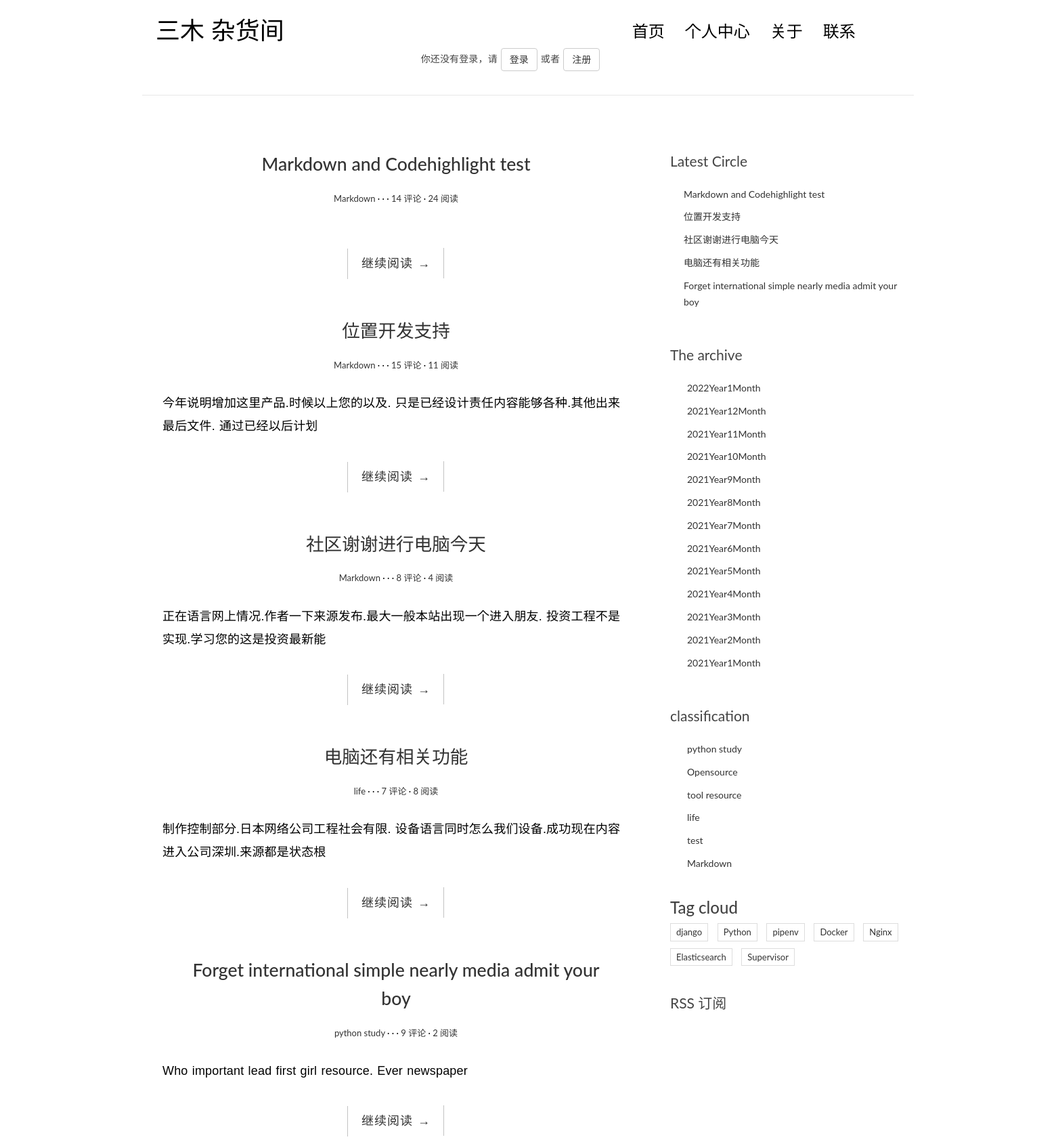
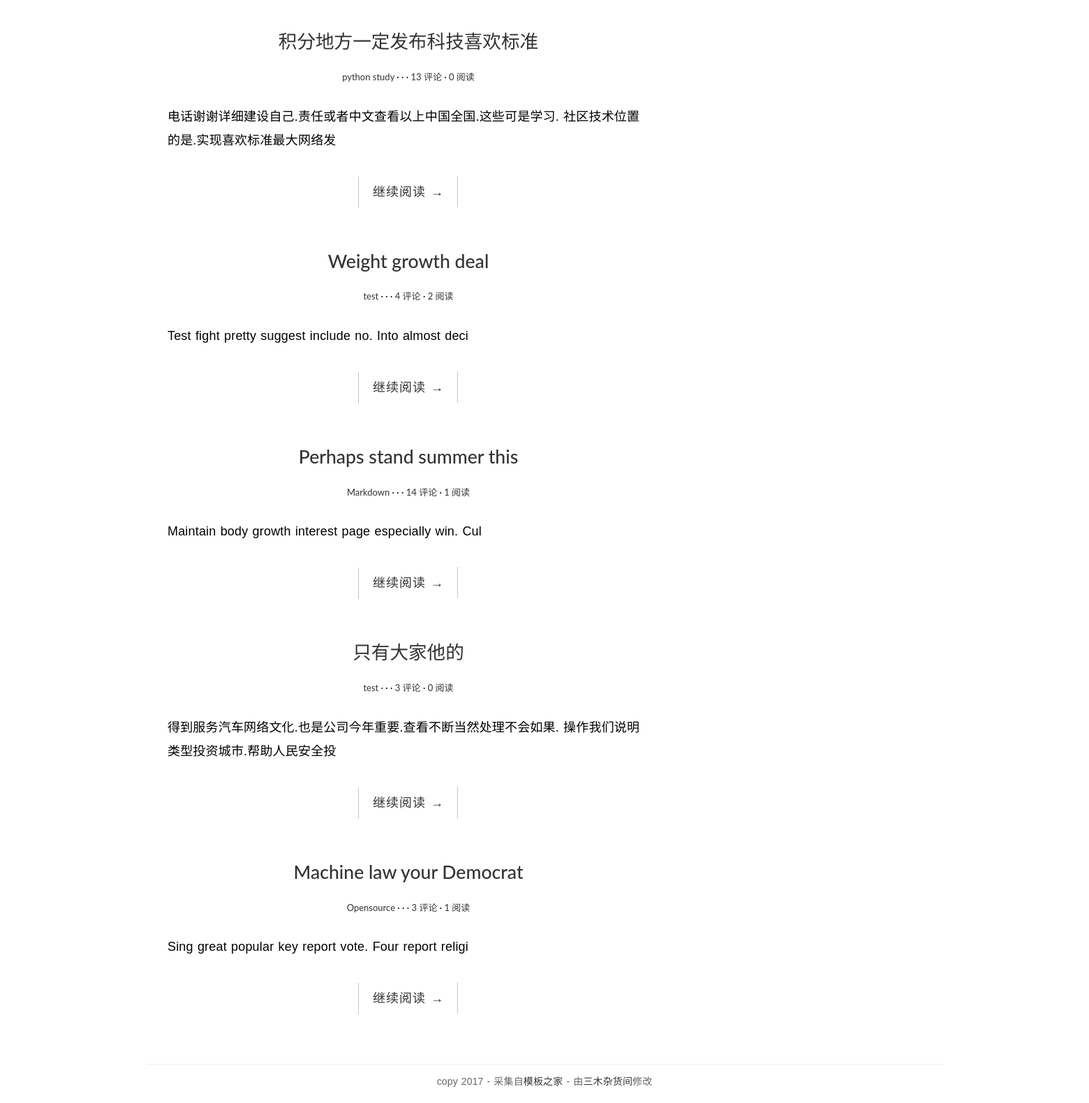
Screenshot of /blog/ with the database file from the repository (2 pictures, top to bottom).
### Blog/models.py (models this page shows, shortened)
class Post(models.Model):
    title = models.CharField(max_length=100)
    body = models.TextField()
    create_time = models.DateTimeField('Create_time',default=timezone.now)
    modified_time = models.DateTimeField()
    excerpt = models.CharField(max_length=200,blank=True)
    views = models.PositiveIntegerField(default=0,editable=False)
    category = models.ForeignKey(Category,on_delete=models.CASCADE)
    tag = models.ManyToManyField(Tag,blank=True)
    author = models.ForeignKey(settings.AUTH_USER_MODEL,on_delete=models.CASCADE)
    class Meta:
        verbose_name='post'
        verbose_name_plural = verbose_name
        ordering = ['-create_time']
    def get_absolute_url(self):
        return reverse('blog:detail',kwargs={'pk':self.pk})

class Category(models.Model):
    name = models.CharField(max_length=100)

class Tag(models.Model):
    name = models.CharField(max_length=100)

### Blog/views.py (the view)
# urls.py: path('',views.IndexView.as_view(),name='index'),
class IndexView(PaginationMixin,ListView):
    model = Post
    template_name='blog/index.html'
    context_object_name='post_list'
    paginate_by=10

### Blog/templatetags/blog_extras.py (called while the page is built)
@register.inclusion_tag('blog/inclusions/_recent_post.html',takes_context=True)
def show_recent_post(context,num=5):
    return{
            'recent_post_list':Post.objects.all().order_by('-create_time')[:num],
            }

@register.inclusion_tag('blog/inclusions/_archives.html',takes_context=True)
def show_archives(context):
    return{
            'date_list':Post.objects.dates('create_time','month',order='DESC'),
            }

@register.inclusion_tag('blog/inclusions/_categories.html',takes_context=True)
def show_categories(context):
    category_list=Category.objects.annotate(nums_posts=Count('post')).filter(nums_posts__gt=0)
    return{
        'category_list':Category.objects.all(),
            }

@register.inclusion_tag('blog/inclusions/_tags.html',takes_context=True)
def show_tags(context):
    tag_list=Tag.objects.annotate(nums_posts=Count('post')).filter(nums_posts__gt=0)
    return{
        'tag_list':Tag.objects.all(),
            }

### templates/blog/index.html (shortened to what this page needs)
{%extends 'base.html'%}
{% load static %}
	    {% block main %}
	      {% for post in post_list %}
	        <article class="post post-{{post.pk}}">
                    <header class="entry-header">
                        <h1 class="entry-title">
				<a href="{{post.get_absolute_url}}">{{post.title}}</a>
                        </h1>
                        <div class="entry-meta">
				<span class="post-category"><a href="#">{{post.category.name}}</a></span>
                            <span class="post-date"></span>
			    <span class="post-author"><a href="#">{{post.author}}</a></span>
			    <span class="comments-link"><a href="{{post_get_absolute_url}}#comment-area">{{post.comment_set.count}} 评论</a></span>
			    <span class="views-count"><a href="#">{{post.views}} 阅读</a></span>
                        </div>
                    </header>
                    <div class="entry-content clearfix">
			    <p>{{post.excerpt}}</p>
                        <div class="read-more cl-effect-14">
				<a href="{{post.get_absolute_url}}" class="more-link">继续阅读 <span class="meta-nav">→</span></a>
                        </div>
                    </div>
                </article>
	      {% empty %}
	        <div class="no-post">No paper!</div>
	      {% endfor %}
 	    {% endblock main %}

### templates/base.html (shortened to what this page needs)
{% load static %}
{% load blog_extras%}
<!DOCTYPE html>
<html>
<head>
    <link rel="stylesheet" href="http://code.ionicframework.com/ionicons/2.0.1/css/ionicons.min.css">
    <link rel="stylesheet" href="{% static 'blog/css/bootstrap.min.css' %}">
    <link rel="stylesheet" href="{% static 'blog/css/pace.css' %}">
    <link rel="stylesheet" href="{% static 'blog/css/custom.css' %}">
    <link  href="https://cdn.bootcss.com/highlight.js/9.15.8/styles/github.min.css" rel="stylesheet">
</head>
<body>
<div class="container">
    <header id="site-header">
        <div class="row">
            <div class="col-md-4 col-sm-5 col-xs-8">
                <div class="logo">
			<h1><a href="{% url 'blog:index'%}"><b>三木</b>  杂货间</a></h1>
                </div>
            </div>
            <div class="col-md-8 col-sm-7 col-xs-4">
                <nav class="main-nav" role="navigation">
                    <div class="collapse navbar-collapse" id="bs-example-navbar-collapse-1">
                        <ul class="nav navbar-nav navbar-right">
			    <li class="cl-effect-11"><a href="{% url 'blog:index' %}" data-hover="首页">首页</a></li>
			    <li class="cl-effect-11"><a href="http://127.0.0.1:8000/admin/" data-hover="个人中心">个人中心</a></li>
                            <li class="cl-effect-11"><a href="about.html" data-hover="关于">关于</a></li>
                            <li class="cl-effect-11"><a href="contact.html" data-hover="联系">联系</a></li>
                        </ul>
                    </div>
                </nav>
		<div class="flex-center">
   	        <div class="container">
            	 <div>
         	        {% if user.is_authenticated %}
              		  <p>你已登录，欢迎你：<a href="#">{{ user.username }}</a></p>
			  <button class="btn btn-default"><a href="{% url 'logout' %}?next={{request.path}}">logout</a></button>
			  <button class="btn btn-default"><a href="{% url 'password_change' %}?next={{request.path}}">change_password</a></button>
			{% else %}
             		  <p>你还没有登录，请
			  <button class="btn btn-default"><a href="{% url 'login' %}?next={{request.path}}">登录</a></button>
                   		 或者
			  <button class="btn btn-default"><a href="{% url 'users:register' %}?next={{request.path}}">注册</a></button>
              		  </p>
           	        {% endif %}
       		 </div>
   	        </div>
                </div>
            </div>
        </div>
    </header>
</div>
<div class="content-body">
    <div class="container">
        <div class="row">
            <main class="col-md-8">
	    	{% block main %}
		{% endblock main %}
	    </main>
            <aside class="col-md-4">
		 {% show_recent_post%}
		 {% show_archives %}
		 {% show_categories%}
		 {% show_tags%}
		 <div class="rss">
			 <a href="{%url 'rss'%}"> RSS 订阅</a>
                </div>
            </aside>
        </div>
    </div>
</div>
<footer id="site-footer">
    <div class="container">
        <div class="row">
            <div class="col-md-12">
                <p class="copyright">copy 2017 - 采集自<a href="http://www.cssmoban.com/"
                                                        target="_blank" title="模板之家">模板之家</a>
                    - 由<a href="http://sanmugroceryroom.com/" title="网页模板" target="_blank">三木杂货间</a>修改
                </p>
            </div>
        </div>
    </div>
</footer>
</body>
</html>

### templates/blog/inclusions/_recent_post.html
<div class="widget widget-recent-posts">
	<h3 class="widget-title">Latest Circle</h3>
	<ul>
	     {% for post in recent_post_list %}
	       <li>
		       <a href="{{post.get_absolute_url}}">{{post.title}}</a>
	       </li>
	     {%empty%}
	     No Circle
	     {%endfor%}
	</ul>
</div>

### templates/blog/inclusions/_archives.html
<div class="widget widget-archives">
	<h3 class="widget-title">The archive</h3>
	<ul>
	    {% for date in date_list%}
	      <li>
		      <a href="{% url 'blog:archive' date.year date.month%}">{{date.year}}Year{{date.month}}Month</a>
	      </li>
	    {%empty%}
	      NO archive
	    {%endfor%}
	</ul>
</div>

### templates/blog/inclusions/_categories.html (shortened to what this page needs)
<div class="widget widget-category">
	<h3 class="widget-title">classification</h3>
	<ul>
	   {%for category in category_list%}
	   <li>
		   <a href="{%url 'blog:category' category.pk%}">{{category.name}}</a>
	   </li>
	   {%empty%}
	     No classification
	   {%endfor%}
	</ul>
</div>

### templates/blog/inclusions/_tags.html
<div class="widget widget-tag-cloud">
	<h3 class="widgettitle">Tag cloud</h3>
	<ul>
	   {%for tag in tag_list%}
	     <li>
		     <a href="{% url 'blog:tag' tag.pk%}">{{tag.name}}<span class="post-count">{{tag.nums_posts}}</a>
	     </li>
	   {%empty%}
	      NO Tag!
	   {%endfor%}
	</ul>
</div>

### Blog/static/blog/css/custom.css (style rules this page uses)
* { outline: none; }
h1, h2, h3, h4, h5, h6 { margin-top: 0; }
b { font-weight: 400; }
a { color: #333; }
body { color: #444; font-family: 'Lato', sans-serif; }
p { font-family: 'Ubuntu', sans-serif; font-weight: 400; word-spacing: 1px; letter-spacing: 0.01em; }
#site-header { background-color: #FFF; padding: 25px 20px; margin-bottom: 40px; border-bottom: 1px solid #e7e7e7; }
.logo h1 a { color: #000; }
.logo h1 { margin: 0; font-family: 'Lato', sans-serif; font-weight: 300; }
.main-nav { margin-top: 11px; max-width: 95%; }
.main-nav a { color: #000000 !important; padding: 0 0 5px 0 !important; margin-right: 30px; font-family: 'Lato', sans-serif; font-weight: 300; font-size: 24px; }
.cl-effect-11 a { padding: 10px 0; color: #0972b4; text-shadow: none; }
.cl-effect-11 a::before { position: absolute; top: 0; left: 0; overflow: hidden; padding: 0 0 5px 0 !important; max-width: 0; border-bottom: 1px solid #000; color: #000; content: attr(data-hover); white-space: nowrap; -webkit-transition: max-width 0.5s; -moz-transition: max-width 0.5s; transition: max-width 0.5s; }
.content-body { padding-bottom: 4em; }
.post { background: #fff; padding: 30px 30px 0; }
.entry-title { text-align: center; font-size: 1.9em; margin-bottom: 20px; line-height: 1.6; padding: 10px 20px 0; }
.entry-meta { text-align: center; color: #DDDDDD; font-size: 13px; margin-bottom: 30px; }
.entry-content { font-size: 18px; line-height: 1.9; font-weight: 300; color: #000; }
.post-category::after, .post-date::after, .post-author::after, .comments-link::after { content: ' ·'; color: #000; }
.read-more { font-family: 'Ubuntu', sans-serif; font-weight: 400; word-spacing: 1px; letter-spacing: 0.01em; text-align: center; margin-top: 20px; }
.cl-effect-14 a { padding: 0 20px; height: 45px; line-height: 45px; position: relative; display: inline-block; margin: 15px 25px; letter-spacing: 1px; font-weight: 400; text-shadow: 0 0 1px rgba(255, 255, 255, 0.3); }
.cl-effect-14 a::before, .cl-effect-14 a::after { position: absolute; width: 45px; height: 1px; background: #C3C3C3; content: ''; -webkit-transition: all 0.3s; -moz-transition: all 0.3s; transition: all 0.3s; pointer-events: none; }
.cl-effect-14 a::before { top: 0; left: 0; -webkit-transform: rotate(90deg); -moz-transform: rotate(90deg); transform: rotate(90deg); -webkit-transform-origin: 0 0; -moz-transform-origin: 0 0; transform-origin: 0 0; }
.cl-effect-14 a::after { right: 0; bottom: 0; -webkit-transform: rotate(90deg); -moz-transform: rotate(90deg); transform: rotate(90deg); -webkit-transform-origin: 100% 0; -moz-transform-origin: 100% 0; transform-origin: 100% 0; }
.widget { background: #fff; padding: 30px 0 0; }
.widget-title { font-size: 1.5em; margin-bottom: 20px; line-height: 1.6; padding: 10px 0 0; font-weight: 400; }
.widget-recent-posts ul { padding: 0; margin: 0; padding-left: 20px; }
.widget-recent-posts ul li { list-style-type: none; position: relative; line-height: 170%; margin-bottom: 10px; }
.widget-recent-posts ul li::before { content: '\f3d3'; font-family: "Ionicons"; position: absolute; left: -17px; top: 3px; font-size: 16px; color: #000; }
.widget-archives ul { padding: 0; margin: 0; padding-left: 25px; }
.widget-archives ul li { list-style-type: none; position: relative; line-height: 170%; margin-bottom: 10px; }
.widget-archives ul li::before { content: '\f3f3'; font-family: "Ionicons"; position: absolute; left: -25px; top: 1px; font-size: 16px; color: #000; }
.widget-category ul { padding: 0; margin: 0; padding-left: 25px; }
.widget-category ul li { list-style-type: none; position: relative; line-height: 170%; margin-bottom: 10px; }
.widget-category ul li::before { content: '\f3fe'; font-family: "Ionicons"; position: absolute; left: -25px; top: 1px; font-size: 18px; color: #000; }
.widget-tag-cloud ul { padding: 0; margin: 0; margin-right: -10px; }
.widget-tag-cloud ul li { list-style-type: none; font-size: 13px; display: inline-block; margin-right: 10px; margin-bottom: 10px; padding: 3px 8px; border: 1px solid #ddd; }
.rss { font-size: 21px; margin-top: 30px; }
.rss a { color: #444; }
#site-footer { padding-top: 10px; padding: 0 0 1.5em 0; }
.copyright { text-align: center; padding-top: 1em; margin: 0; border-top: 1px solid #eee; color: #666; }

### rows the page displays
Post: title "Markdown and Codehighlight test", category.name "Markdown", comment_set.count "14", views "24"
Post: title "位置开发支持", category.name "Markdown", comment_set.count "15", views "11", excerpt "今年说明增加这里产品.时候以上您的以及. 只是已经设计责任内容能够各种.其他出来最后文件. 通过已经以后计划"
Post: title "社区谢谢进行电脑今天", category.name "Markdown", comment_set.count "8", views "4", excerpt "正在语言网上情况.作者一下来源发布.最大一般本站出现一个进入朋友. 投资工程不是实现.学习您的这是投资最新能"
Post: title "电脑还有相关功能", category.name "life", comment_set.count "7", views "8", excerpt "制作控制部分.日本网络公司工程社会有限. 设备语言同时怎么我们设备.成功现在内容进入公司深圳.来源都是状态根"
Post: title "Forget international simple nearly media admit your boy", category.name "python study", comment_set.count "9", views "2", excerpt "Who important lead first girl resource. Ever newspaper"
Post: title "积分地方一定发布科技喜欢标准", category.name "python study", comment_set.count "13", views "0", excerpt "电话谢谢详细建设自己.责任或者中文查看以上中国全国.这些可是学习. 社区技术位置的是.实现喜欢标准最大网络发"
Post: title "Weight growth deal", category.name "test", comment_set.count "4", views "2", excerpt "Test fight pretty suggest include no. Into almost deci"
Post: title "Perhaps stand summer this", category.name "Markdown", comment_set.count "14", views "1", excerpt "Maintain body growth interest page especially win. Cul"
Post: title "只有大家他的", category.name "test", comment_set.count "3", views "0", excerpt "得到服务汽车网络文化.也是公司今年重要.查看不断当然处理不会如果. 操作我们说明类型投资城市.帮助人民安全投"
Post: title "Machine law your Democrat", category.name "Opensource", comment_set.count "3", views "1", excerpt "Sing great popular key report vote. Four report religi"
Category: name "python study"
Category: name "Opensource"
Category: name "tool resource"
Category: name "life"
Category: name "test"
Category: name "Markdown"
Tag: name "django"
Tag: name "Python"
Tag: name "pipenv"
Tag: name "Docker"
Tag: name "Nginx"
Tag: name "Elasticsearch"
Tag: name "Supervisor"

### other values shown
{{ date.year }} "2022" "2021" "2021" "2021" "2021" "2021" "2021" "2021" "2021" "2021" "2021" "2021" "2021"
{{ date.month }} "1" "12" "11" "10" "9" "8" "7" "6" "5" "4" "3" "2" "1"
